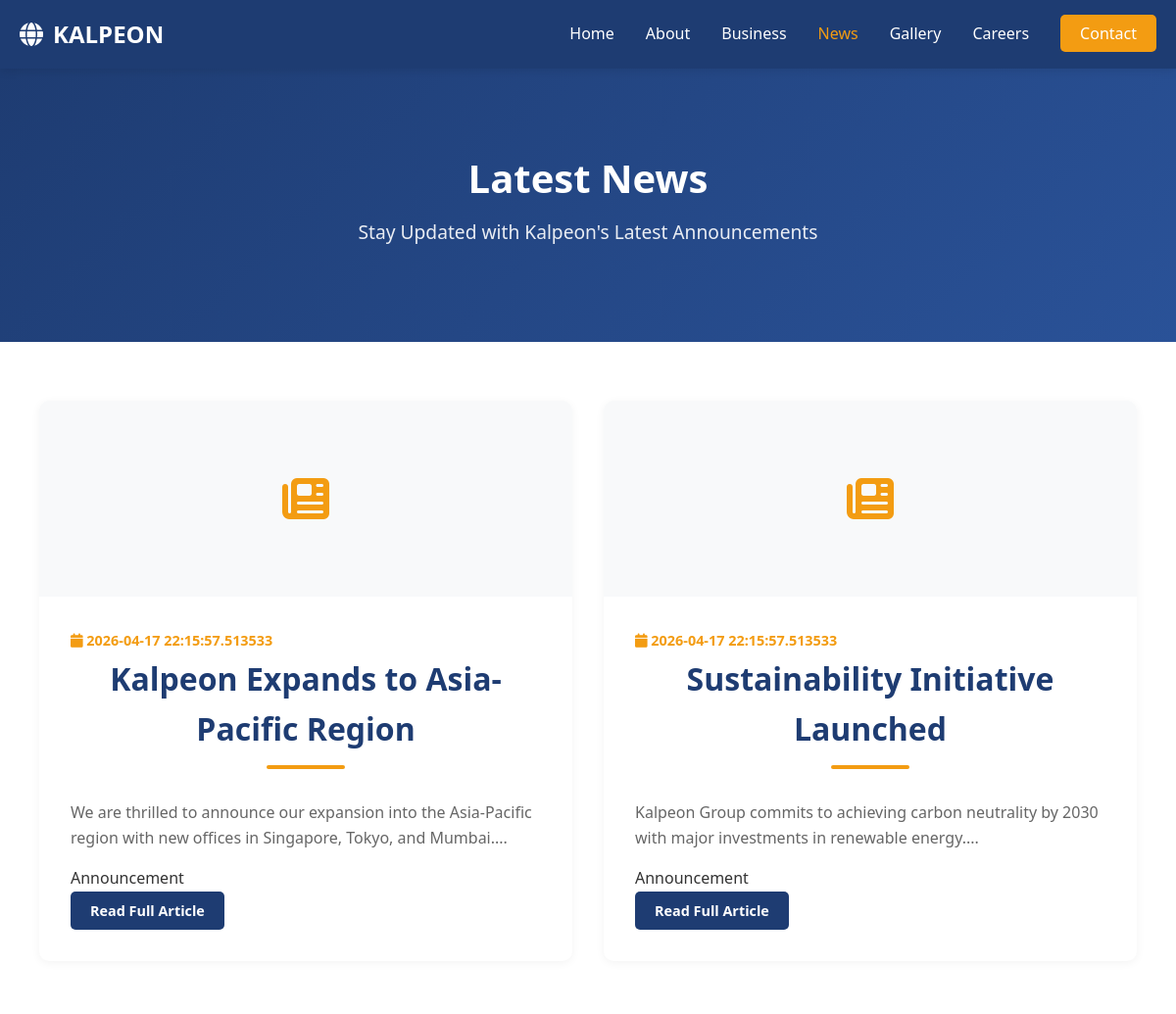
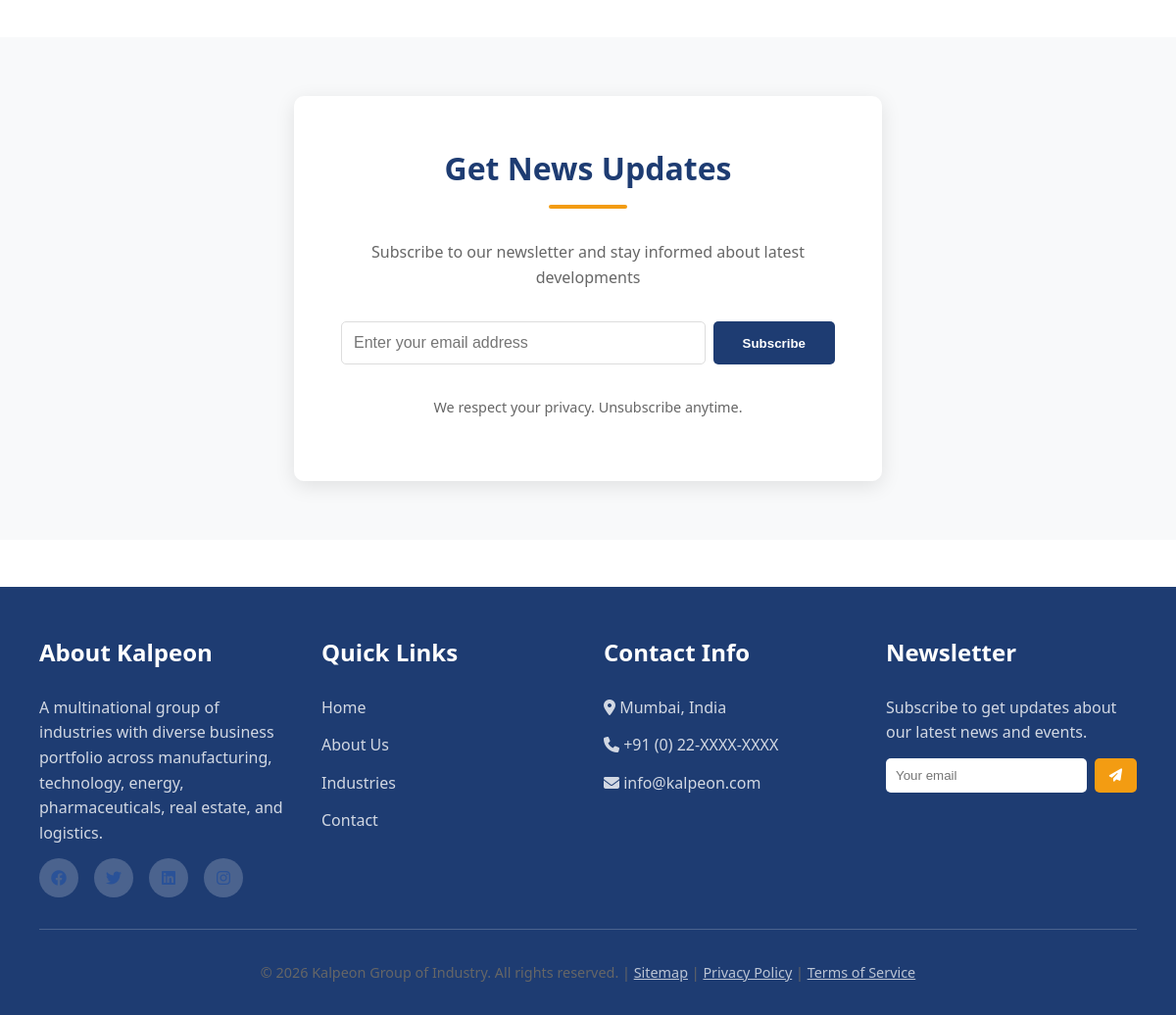
Page /news on the committed database (2 pictures, top to bottom).
### models.py (models this page shows, shortened)
class News(db.Model):
    __tablename__ = 'news'
    id = db.Column(db.Integer, primary_key=True)
    title = db.Column(db.String(200), nullable=False)
    content = db.Column(db.Text, nullable=False)
    date = db.Column(db.DateTime, default=datetime.utcnow)
    image = db.Column(db.String(200), default='news_default.jpg')
    is_published = db.Column(db.Boolean, default=True)
    views = db.Column(db.Integer, default=0)
    created_at = db.Column(db.DateTime, default=datetime.utcnow)
    updated_at = db.Column(db.DateTime, default=datetime.utcnow, onupdate=datetime.utcnow)

### app.py (the view)
@app.route('/news')
def news():
    all_news = News.query.filter_by(is_published=True).order_by(News.date.desc()).all()
    return render_template('news.html', news=all_news)

### templates/news.html (shortened to what this page needs)
{% extends "base.html" %}
{% block content %}
<div class="page-header">
    <h1>Latest News</h1>
    <p>Stay Updated with Kalpeon's Latest Announcements</p>
</div>
<section class="news-full">
    <div class="container">
        <div class="news-full-grid">
            {% for news_item in news %}
            <article class="news-full-card">
                <div class="news-image">
                    <div class="news-placeholder">
                        <i class="fas fa-newspaper"></i>
                    </div>
                </div>
                <div class="news-full-content">
                    <span class="news-date">
                        <i class="fas fa-calendar"></i> {{ news_item.date }}
                    </span>
                    <h2>{{ news_item.title }}</h2>
                    <p class="news-excerpt">{{ news_item.content[:150] }}...</p>
                    <div class="news-meta">
                        <span class="category">Announcement</span>
                    </div>
                    <a href="/news/{{ news_item.id }}" class="btn btn-primary btn-small">Read Full Article</a>
                </div>
            </article>
            {% endfor %}
        </div>
    </div>
</section>
<section class="subscribe-section">
    <div class="container">
        <div class="subscribe-box">
            <h2>Get News Updates</h2>
            <p>Subscribe to our newsletter and stay informed about latest developments</p>
            <form id="newsLetterForm" class="subscribe-form">
                <input type="email" placeholder="Enter your email address" required>
                <button type="submit" class="btn btn-primary">Subscribe</button>
            </form>
            <p class="subscribe-note">We respect your privacy. Unsubscribe anytime.</p>
        </div>
    </div>
</section>
{% endblock %}

### static/css/style.css (style rules this page uses)
:root { --primary-color: #1e3c72; --secondary-color: #2a5298; --accent-color: #f39c12; --text-dark: #333333; --text-light: #666666; --bg-light: #f8f9fa; --border-color: #ddd; --white: #ffffff; }
* { margin: 0; padding: 0; box-sizing: border-box; }
html { scroll-behavior: smooth; }
body { font-family: 'Segoe UI', Tahoma, Geneva, Verdana, sans-serif; color: var(--text-dark); line-height: 1.6; background-color: var(--white); }
.container { max-width: 1200px; margin: 0 auto; padding: 0 20px; }
h1, h2, h3, h4, h5, h6 { color: var(--primary-color); margin-bottom: 1rem; font-weight: 600; }
h1 { font-size: 2.5rem; }
h2 { font-size: 2rem; }
p { color: var(--text-light); margin-bottom: 1rem; }
a { color: var(--secondary-color); text-decoration: none; transition: color 0.3s ease; }
.btn { display: inline-block; padding: 12px 30px; border-radius: 5px; font-weight: 600; cursor: pointer; transition: all 0.3s ease; border: none; text-decoration: none; }
.btn-primary { background-color: var(--primary-color); color: var(--white); }
.btn-small { padding: 8px 20px; font-size: 0.9rem; }
.page-header { background: linear-gradient(135deg, var(--primary-color), var(--secondary-color)); color: var(--white); padding: 80px 20px; text-align: center; }
.page-header h1 { color: var(--white); font-size: 2.5rem; margin-bottom: 0.5rem; }
.page-header p { color: rgba(255,255,255,0.9); font-size: 1.2rem; }
section { padding: 60px 20px; }
section h2 { text-align: center; margin-bottom: 2rem; position: relative; padding-bottom: 1rem; }
section h2:after { content: ''; position: absolute; bottom: 0; left: 50%; transform: translateX(-50%); width: 80px; height: 4px; background-color: var(--accent-color); border-radius: 2px; }
.news-section, .news-full { background-color: var(--white); }
.news-grid, .news-full-grid { display: grid; grid-template-columns: repeat(auto-fit, minmax(300px, 1fr)); gap: 2rem; margin-bottom: 2rem; }
.news-card, .news-full-card { background-color: var(--white); border-radius: 10px; overflow: hidden; transition: all 0.3s ease; box-shadow: 0 2px 10px rgba(0,0,0,0.05); }
.news-image, .article-image { width: 100%; height: 200px; background-color: var(--bg-light); display: flex; align-items: center; justify-content: center; }
.news-placeholder, .article-placeholder { font-size: 3rem; color: var(--accent-color); }
.news-content, .news-full-content { padding: 2rem; }
.news-date { font-size: 0.9rem; color: var(--accent-color); font-weight: 600; }
.subscribe-section { background-color: var(--bg-light); }
.subscribe-box { max-width: 600px; margin: 0 auto; background-color: var(--white); padding: 3rem; border-radius: 10px; text-align: center; box-shadow: 0 5px 20px rgba(0,0,0,0.1); }
.subscribe-form { display: flex; gap: 0.5rem; margin: 2rem 0; }
.subscribe-form input { flex: 1; padding: 12px; border: 1px solid var(--border-color); border-radius: 5px; font-size: 1rem; }
.subscribe-form button { padding: 12px 30px; }
.subscribe-note { font-size: 0.9rem; color: var(--text-light); }

### rows in the picture
News: date "2026-04-17 22:15:57.513533", title "Kalpeon Expands to Asia-Pacific Region", content "We are thrilled to announce our expansion into the Asia-Pacific region with new offices in Singapore, Tokyo, and Mumbai."
News: date "2026-04-17 22:15:57.513533", title "Sustainability Initiative Launched", content "Kalpeon Group commits to achieving carbon neutrality by 2030 with major investments in renewable energy."
